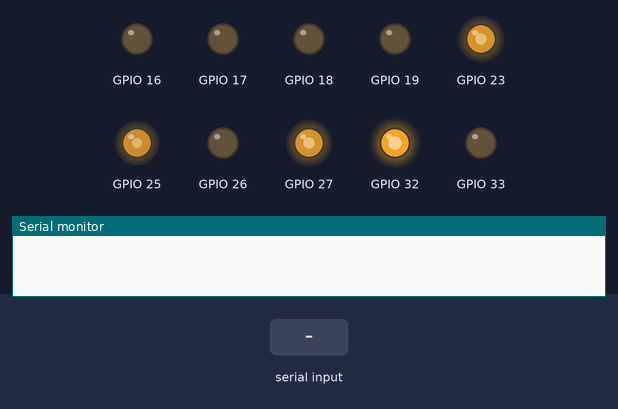
A program run on a simulated ESP32. Shown: output pins drawn as LEDs (lit = HIGH), the last lines printed to the serial monitor. Inputs (shaded band) come from the test bench. Nothing arrives over Bluetooth unless stated.

Above: at 1.2 s.
1.3 s: "pin 1\n" received over the second serial link
At 2.5 s:
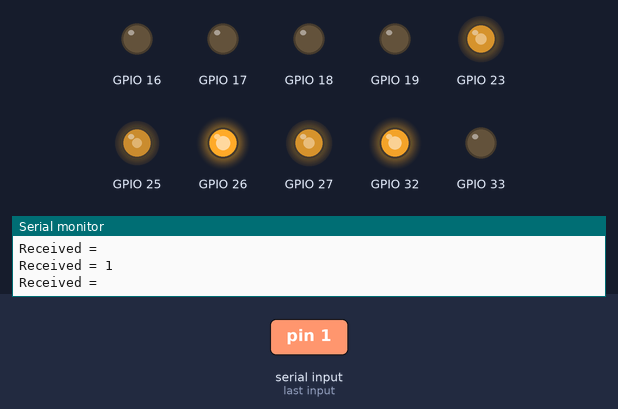
2.8 s: "0" received over the second serial link
At 3.6 s:
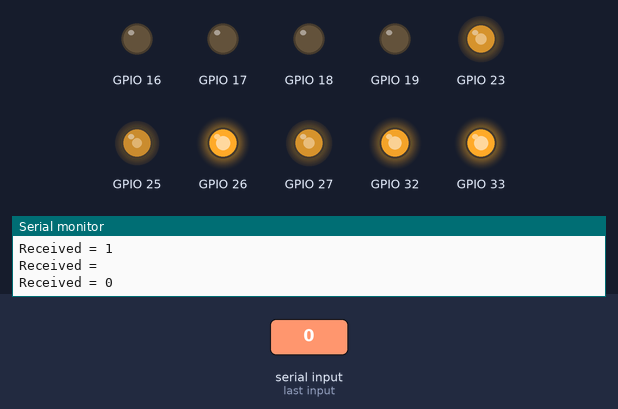
4.3 s: "1" received over the second serial link
At 4.8 s:
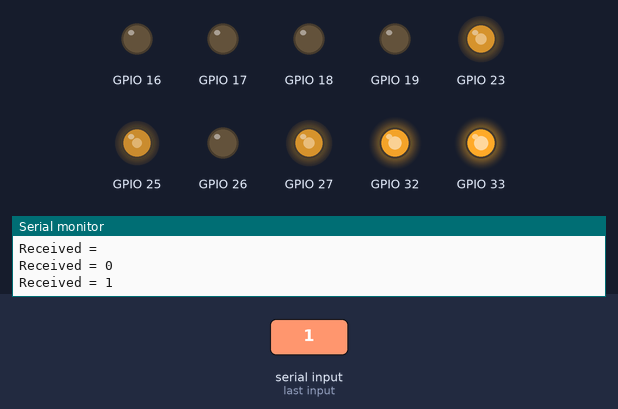
Timing chart, 0 to 7.3 s (numbered marks = the images above; inputs shaded):
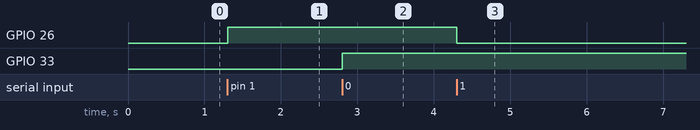

Measured:
- after the input at 1.3 s, GPIO 26: LOW → HIGH at once
- after the input at 2.8 s, GPIO 33: LOW → HIGH at once
- after the input at 4.3 s, GPIO 26: HIGH → LOW at once

The program:

main.cpp
```cpp
#include "BluetoothSerial.h"
#include "outputDev.h"

//Output devices driven by L298N module
OutputDev pump(0,32,33); //channel, pwm pin, pin 1
OutputDev brush(1,25,26); //channel, pwm pin, pin 1
OutputDev leftWheel(2,27,17,16); //channel, pwm pin, pin 1, pin 2
OutputDev rightWheel(3,23,19,18); //channel, pwm pin, pin 1, pin 2
//Inbuilt Bluetooth
BluetoothSerial bluetooth;

/**
 * @brief Processes data received from app via bluetooth.
 * Control actions are made based on the app data received.
 * @param appData: Data (character) sent by the app to the bot.
 * @return None
 */
static void ProcessAppData(char appData)
{
  static bool togglePump;
  static bool toggleBrush;
  switch(appData)
  {
    case '0': //Pump control
      togglePump ^= true;
      pump.WritePin(togglePump);
      break;
    case '1': //Brush control
      toggleBrush ^= true;
      brush.WritePin(toggleBrush);
      break;
    case '2': //Move Back
      break;
    case '3': //Turn Left
      break;
    case '4': //Stop
      leftWheel.WritePins(false,false);
      rightWheel.WritePins(false,false);
      break;
    case '5': //Turn Right
      break;
    case '6': //Move Forward
      break;
  }
}

void setup()
{
  setCpuFrequencyMhz(80);
  bluetooth.begin("K-Bot");
  //Enable PWM for the actuators with appropriate duty cycle (in %)
  pump.EnablePWM(90);
  brush.EnablePWM(55);
  leftWheel.EnablePWM(65);
  rightWheel.EnablePWM(65);

  //Serial debug
  Serial.begin(9600);
}

void loop()
{
  //Testing bluetooth communication with app
  if(bluetooth.available())
  {
    char appData = bluetooth.read();
    //======== Debug ===============
    Serial.print("Received = ");
    Serial.println(appData);
    //==============================
    ProcessAppData(appData);
  }
}
```

outputDev.h
```cpp
#ifndef OUTPUT_DEV_H
#define OUTPUT_DEV_H

/**
 * @brief Header file for output devices driven by L298N Module.
 * These devices include:
 * 1. Water pump
 * 2. 3 DC gear motors
 */

#include <Arduino.h>

#define PWM_TIMER_RES  8
#define PWM_FREQ_HZ    2000
#define INVALID_PIN    255

class OutputDev
{
  private:
    uint8_t channel;
    uint8_t pwmPin;
    uint8_t pin1;
    uint8_t pin2;
    void ConfigurePin(uint8_t pin);

  public:
    OutputDev(uint8_t channel,
              uint8_t pwmPin,
              uint8_t pin1 = INVALID_PIN,
              uint8_t pin2 = INVALID_PIN);
    void EnablePWM(uint8_t percentDutyCycle);
    void DisablePWM(void);
    void WritePin(bool state);
    void WritePins(bool state1,bool state2);
};

#endif
```

outputDev.cpp
```cpp
#include "outputDev.h"

/**
 * @brief Source file for output devices driven by L298N Module
 * These devices include:
 * 1. Water pump
 * 2. DC gear motors for:
 * a. Cleaning pad
 * b. Left wheel
 * c. Right wheel
 */

/**
 * @brief Converts duty cycle in percentage to clock cycles
 *
 * @param percentage: duty cycle in percentage
 * @return uint32_t: duty cycle expressed in clock cycles
 */
static uint32_t percentToDutyCycle(uint8_t percentage)
{
  //(1 << resolution) =  2 ^ resolution
  return (percentage * (1<<PWM_TIMER_RES) / 100.0) - 1;
}

/**
 * @brief Configures pin of output device as an output pin
 * and ensures it's initial state is logic 0. Pin configuration
 * will be ignored if pin number isn't valid.
 * @param pin: pin to be configured.
 * @return None
 */
void OutputDev::ConfigurePin(uint8_t pin)
{
  if(pin != INVALID_PIN)
  {
    pinMode(pin,OUTPUT);
    digitalWrite(pin,LOW);
  }
}

/**
 * @brief Initializes output device driven by L298N module
 * @param channel: PWM channel
 * @param pwmPin: GPIO pin routed to PWM 'channel'
 * @param pin1: first terminal of output device
 * @param pin2: second terminal of output device
 * @return None
 */
OutputDev::OutputDev(uint8_t channel,
                     uint8_t pwmPin,
                     uint8_t pin1,
                     uint8_t pin2)
{
  //Init private variables
  this->channel = channel;
  this->pwmPin = pwmPin;
  this->pin1 = pin1;
  this->pin2 = pin2;
  //Output device setup
  ledcSetup(this->channel,PWM_FREQ_HZ,PWM_TIMER_RES);
  ledcAttachPin(this->pwmPin,this->channel);
  OutputDev::ConfigurePin(this->pin1);
  OutputDev::ConfigurePin(this->pin2);
  OutputDev::DisablePWM();
}

/**
 * @brief Enables output device driven by L298N module.
 * When enabled, the output device is driven by a PWM signal.
 * @param percentDutyCycle: Duty cycle of PWM signal (in %) required
 * to drive the output device.
 * @return None
 */
void OutputDev::EnablePWM(uint8_t percentDutyCycle)
{
  ledcWrite(this->channel,
            percentToDutyCycle(percentDutyCycle));
}

/**
 * @brief Disables output device driven by L298N module.
 * When disabled, no PWM signal drives the output device.
 * @return None
 */
void OutputDev::DisablePWM(void)
{
  ledcWrite(this->channel,0); //duty cycle of pwm signal = 0
}

/**
 * @brief Writes a logic value to 'pin 1' of output device.
 *
 * @param state: value to be written to 'pin 1'.
 * 'state' can either be true or false.
 * @return None
 */
void OutputDev::WritePin(bool state)
{
  digitalWrite(this->pin1,state);
}

/**
 * @brief Writes logic to pins 1 and 2 of output device.
 *
 * @param state1: value to be written to 'pin 1'.
 * @param state2: value to be written to 'pin 2'.
 * States 1 and 2 can either be true or false.
 * @return None
 */
void OutputDev::WritePins(bool state1,bool state2)
{
  digitalWrite(this->pin1,state1);
  digitalWrite(this->pin2,state2);
}
```
